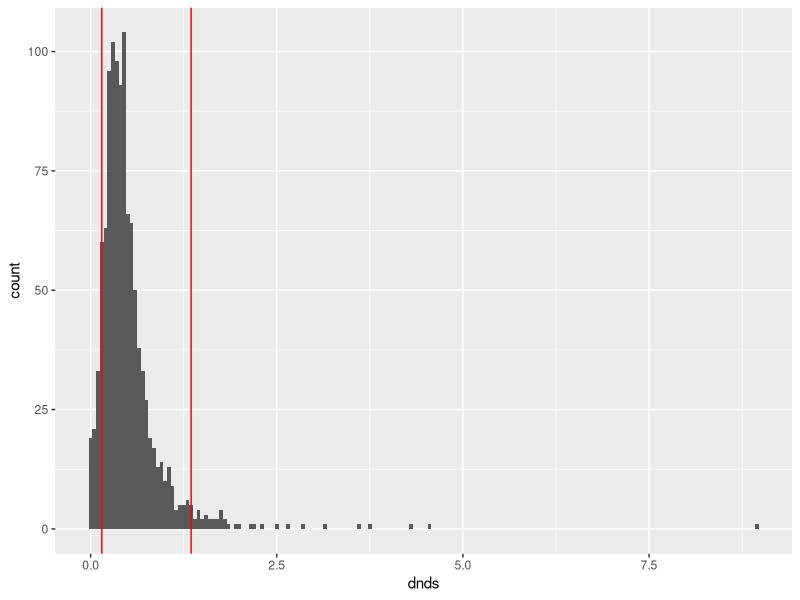

Here is the R script that generated this plot:
## ---- chunk 1
# load in libraries
library(tidyverse)
library(stringr)
## ---- chunk 2
# load in data
blastp_dnds <- read_tsv(file = "../output/TanOak_blastp_orthologs_dnds.tsv")

head(blastp_dnds)
## ---- chunk 3
# drop rows with non-finite dn/ds ratios and missing GO annotations
blastp_dnds_filtered <- blastp_dnds %>% filter(!is.nan(dnds), !is.na(dnds), !is.infinite(dnds), dnds >= 0, !is.na(GO_annotations))
# 7368 rows to 5039 after filtering step

# plot distribution of dn/ds ratios
blastp_dnds_filtered %>% ggplot(aes(x = dnds)) + geom_histogram(binwidth = 0.05) + 
  geom_vline(xintercept = 0.15, color = "red") + geom_vline(xintercept = 1.35, color = "red")

blastp_dnds_filtered$dnds %>% summary()
# distribution looking gamma-ish
## ---- chunk 4
######
# assign top and bottom 5% of dn/ds values as 1 and the rest as 0
# can take advantage of indices since the values are already sorted

# 5039 * 0.05 = 251.95 -> 252
#extreme_dnds <- rep(0, 5039)
#extreme_dnds[1:252] <- 1
#extreme_dnds[4787:5039] <- 1 # 5039 - 252

#blastp_dnds_filtered %>% mutate(extreme_dnds = extreme_dnds)

# might not be a good cutoff since top 5% of dn/ds values are ~1.1 - ~9
######

# try establishing dn/ds cutoffs instead
# 1 for extreme dn/ds (<= 0.5 and >= 1.5), 0 for everything else
blastp_dnds_filtered %>% mutate(class = ifelse(dnds <= 0.15 | dnds >= 1.35, 1, 0)) # 680 extreme genes (521 with dn/ds <= 0.5, 159 with dn/ds >= 1.5)
ifelse(blastp_dnds_filtered$dnds <= 0.15 | blastp_dnds_filtered$dnds >= 1.35, 1, 0) %>% sum()
## ---- chunk 5
# data wrangling for gene sets

# take entire column of GO terms and vectorize, filter out duplicate terms
all_go_terms <- str_extract_all(blastp_dnds_filtered$GO_annotations, "GO:[0-9]*") %>% unlist() %>% unique()

# init. gene sets, start with all gene names in one column for now
gene_sets <- tibble(all_go_terms) %>% mutate(desc = NA, genes = NA)

# for each GO term, check blastp_dnds_filtered for the gene(s) associated with the GO term
for (i in 1:dim(gene_sets)[1]) {
  # use logical vector to subset tanoak gene names, store in current index
  occurrences <- blastp_dnds_filtered$GO_annotations %>% str_detect(all_go_terms[i]) # indices should match up with gene_sets
  gene_sets[i, 3] <- blastp_dnds_filtered$tanoak[occurrences] %>% paste0(collapse = ",")
}

# can write out as .csv file and use sed or tr to change "," to "\t", save as .gmt file
#write.table(gene_sets, file = "../input/gsea/blastp/TanOak_blastp_geneset.csv", quote = FALSE, sep = ",", row.names = FALSE, col.names = FALSE)
## ---- chunk 6
# ranked list
rank_list <- blastp_dnds_filtered %>% select(tanoak, dnds) %>%
  select(tanoak, dnds)

names(rank_list) <- c("NAME", "dnds")

head(rank_list)

#write.table(rank_list, file = "../input/gsea/blastp/TanOak_blastp_preranked.rnk", quote = FALSE, sep = "\t", row.names = FALSE, col.names = FALSE)
## ---- chunk 7
# "expression" dataset
expr <- blastp_dnds_filtered %>% select(tanoak, dnds) %>% mutate(DESCRIPTION = NA) %>%
  select(tanoak, DESCRIPTION, dnds)

names(expr) <- c("NAME", "DESCRIPTION", "dnds")

head(expr)

#write.table(expr, file = "../input/gsea/blastp/TanOak_blastp_expression.txt", quote = FALSE, sep = "\t", row.names = FALSE)
## ---- chunk 8
# phenotype labels
labels <- ifelse(blastp_dnds_filtered$dnds <= 0.15 | blastp_dnds_filtered$dnds >= 1.35, 1, 0)
#write.table(matrix(labels, nrow = 1), file = "../input/gsea/blastp/TanOak_blastp_phenotype.cls", sep = "\t", row.names = FALSE, col.names = FALSE)

# write in first two lines using vim
# 5039 2 1
# # REG EXTR (0 = REG, 1 = EXTR)
# the labels
